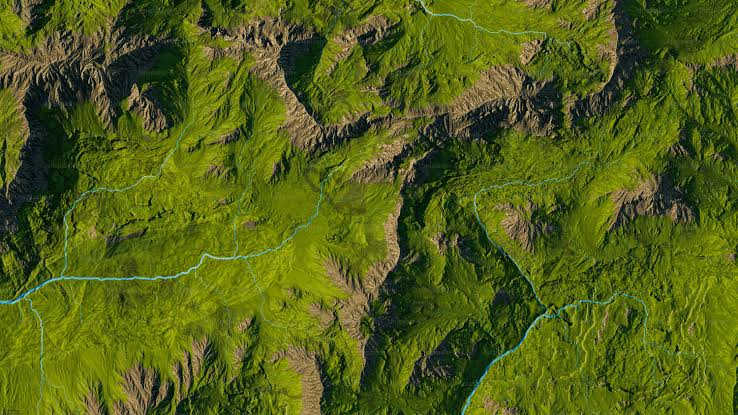
#> input picture Depth-Anything-V2/test3.jpg, 738 x 415 px
$ python make_mesh.py
#> lines starting #> are read from the running program, lines starting #| are printed output that depends on the picture
import cv2
import numpy as np
import open3d as o3d

# Load the original color image and the depth map

color = cv2.imread("Depth-Anything-V2/test3.jpg")
#> color is the input picture: shape (415, 738, 3); mean B, G, R 25, 96.2, 83.7
depth = cv2.imread("Depth-Anything-V2/output3/test3.png", cv2.IMREAD_GRAYSCALE)
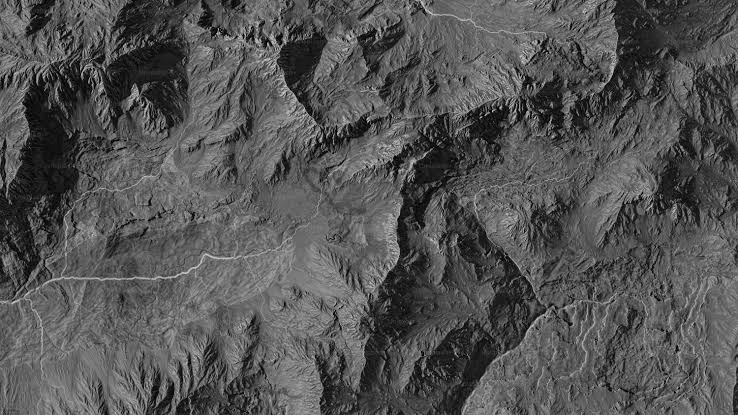
#> depth: shape (415, 738); min 0, max 220, mean 84.1

# Resize color to match depth map size if needed

color = cv2.resize(color, (depth.shape[1], depth.shape[0]))
color_rgb = cv2.cvtColor(color, cv2.COLOR_BGR2RGB)

h, w = depth.shape
#> h = 415; w = 738
fx = fy = w  # rough placeholder focal length
#> fx = 738; fy = 738
cx, cy = w / 2, h / 2
#> cx = 369; cy = 207.5

points = []
colors = []

# Downsample for speed (every 2nd pixel) since we're CPU-only

step = 2
for v in range(0, h, step):
    for u in range(0, w, step):
        z = float(depth[v, u]) / 255.0 * 50.0  # scale depth arbitrarily for now
        x = (u - cx) * z / fx
        y = (v - cy) * z / fy
        points.append([x, -y, -z])
        colors.append(color_rgb[v, u] / 255.0)
#> after the loop, colors = 76752 items; points = 76752 items

points = np.array(points)
colors = np.array(colors)

pcd = o3d.geometry.PointCloud()
pcd.points = o3d.utility.Vector3dVector(points)
pcd.colors = o3d.utility.Vector3dVector(colors)

o3d.io.write_point_cloud("output_pointcloud3.ply", pcd)
print("Point cloud saved:", len(points), "points")
#| Point cloud saved: 76752 points

# Estimate normals (required for mesh reconstruction)

pcd.estimate_normals()

# Poisson surface reconstruction

#> (the run stopped early here; a loop or call above may not have finished)

$ run again, with Depth-Anything-V2/test2.jpg copied over Depth-Anything-V2/test3.jpg
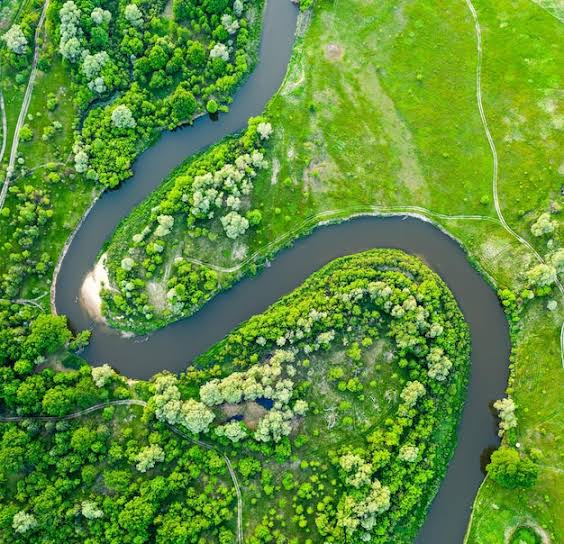
#> input picture Depth-Anything-V2/test2.jpg, 564 x 544 px
#> color is the input picture: shape (544, 564, 3); mean B, G, R 57.6, 143.2, 95.1
#> `depth = cv2.imread("Depth-Anything-V2/output3/test3.png", cv2.IMREAD_G..`:
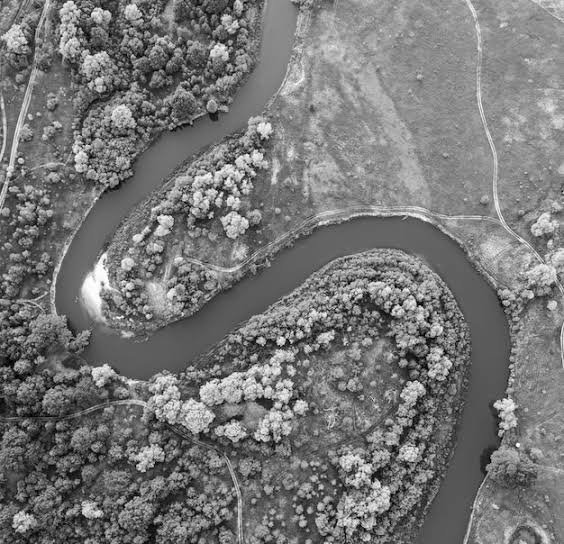
#> depth: shape (544, 564); min 0, max 255, mean 119
#> after the loop `for v in range(0, h, step):`: colors = 76704 items
#| Point cloud saved: 76704 points

$ run again, with Depth-Anything-V2/kolkata_optical.png saved as Depth-Anything-V2/test3.jpg
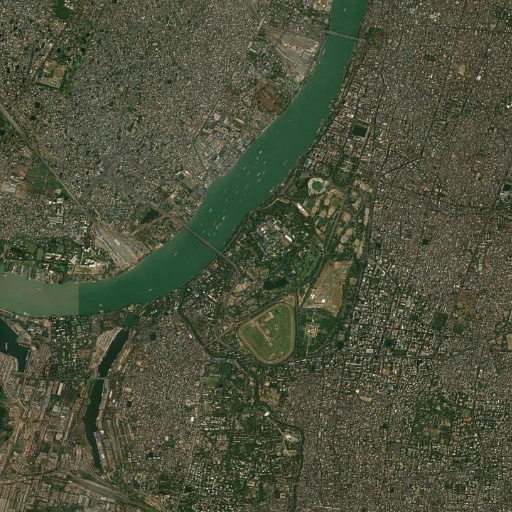
#> input picture Depth-Anything-V2/kolkata_optical.png, 512 x 512 px
#> color is the input picture: shape (512, 512, 3); mean B, G, R 60.1, 81.1, 76.6
#> `depth = cv2.imread("Depth-Anything-V2/output3/test3.png", cv2.IMREAD_G..`:
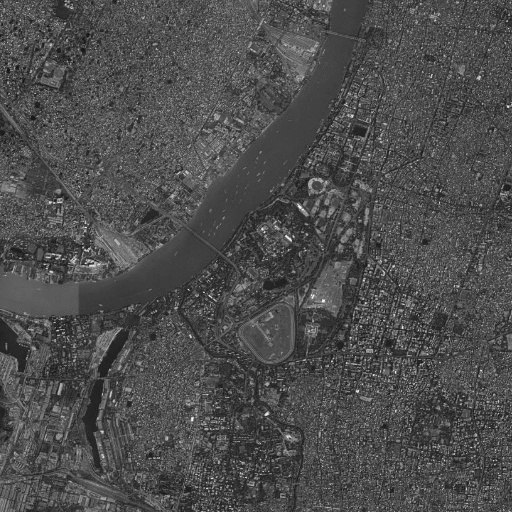
#> depth: shape (512, 512); min 18, max 241, mean 77.3
#> after the loop `for v in range(0, h, step):`: colors = 65536 items
#| Point cloud saved: 65536 points

$ run again, with Depth-Anything-V2/test_esri_wayanad.png saved as Depth-Anything-V2/test3.jpg
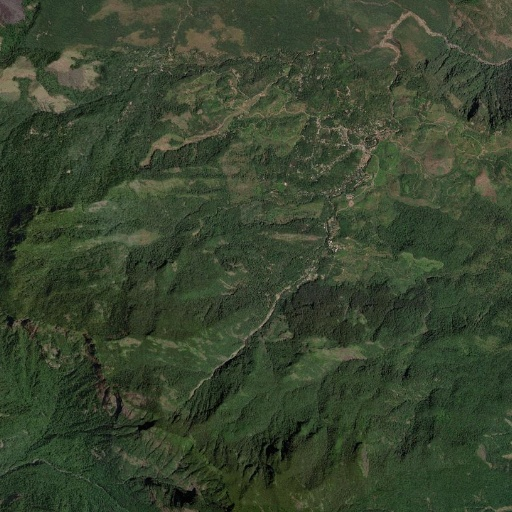
#> input picture Depth-Anything-V2/test_esri_wayanad.png, 512 x 512 px
#> color is the input picture: shape (512, 512, 3); mean B, G, R 46.9, 68.7, 56.6
#> `depth = cv2.imread("Depth-Anything-V2/output3/test3.png", cv2.IMREAD_G..`:
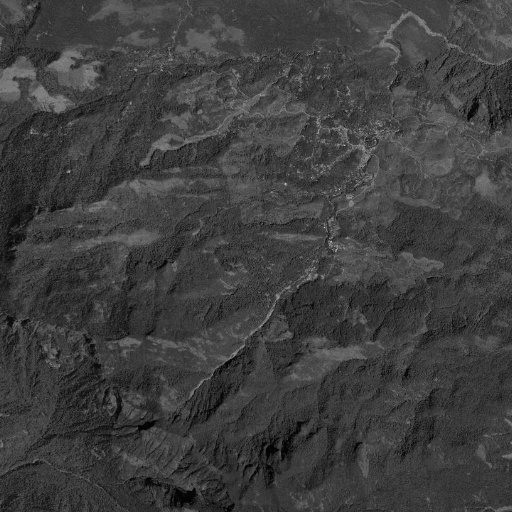
#> depth: shape (512, 512); min 0, max 190, mean 62.6
#> after the loop `for v in range(0, h, step):`: colors = 65536 items
#| Point cloud saved: 65536 points
